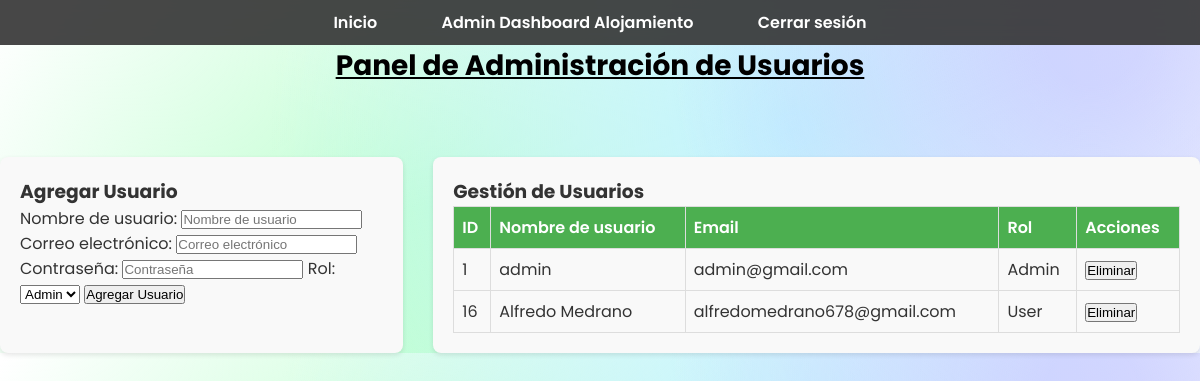
Page /dashboard/admin_dashboard.php (signed in) on the committed database.
### tables this page shows
CREATE TABLE `users` (
  `id` int(11) NOT NULL,
  `username` varchar(50) NOT NULL,
  `password` varchar(255) NOT NULL,
  `email` varchar(100) NOT NULL,
  `avatar` varchar(255) DEFAULT NULL,
  `role` enum('admin','user') DEFAULT 'user',
  `created_at` timestamp NOT NULL DEFAULT current_timestamp()
);

### dashboard/admin_dashboard.php (the view, shortened to what this page needs)
<?php
require '../db.php';
$users = $pdo->query("SELECT * FROM users")->fetchAll(PDO::FETCH_ASSOC);
?>
<!DOCTYPE html>
<html lang="es">
<head>
    <link rel="stylesheet" href="../assets/css/dasboardUser.css">
</head>
<body>
    <div class="navbar">
        <a href="../index.php">Inicio</a>
        <a href="adminDashboardAlojamientos.php">Admin Dashboard Alojamiento</a>
        <a href="../auth/logout.php">Cerrar sesión</a>
    </div>
    <h1>Panel de Administración de Usuarios</h1>
    <div class="container">
        <div class="left">
            <h3>Agregar Usuario</h3>
            <form method="post" action="../alojamientos/add.php">
                <label for="username">Nombre de usuario:</label>
                <input type="text" id="username" name="username" required placeholder="Nombre de usuario">
                <label for="email">Correo electrónico:</label>
                <input type="email" id="email" name="email" required placeholder="Correo electrónico">
                <label for="password">Contraseña:</label>
                <input type="password" id="password" name="password" required placeholder="Contraseña">
                <label for="role">Rol:</label>
                <select id="role" name="role">
                    <option value="admin">Admin</option>
                </select>
                <button type="submit" name="add_user">Agregar Usuario</button>
            </form>
        </div>
        <div class="right">
            <h3>Gestión de Usuarios</h3>
            <table>
                <thead>
                    <tr>
                        <th>ID</th>
                        <th>Nombre de usuario</th>
                        <th>Email</th>
                        <th>Rol</th>
                        <th>Acciones</th>
                    </tr>
                </thead>
                <tbody>
                    <?php foreach ($users as $user): ?>
                        <tr>
                            <td><?= $user['id'] ?></td>
                            <td><?= $user['username'] ?></td>
                            <td><?= $user['email'] ?></td>
                            <td><?= ucfirst($user['role']) ?></td>
                            <td>
                                <form method="post" action="adminDashboard.php" style="display:inline;">
                                    <button type="submit" name="delete_user">Eliminar</button>
                                </form>
                            </td>
                        </tr>
                    <?php endforeach; ?>
                </tbody>
            </table>
        </div>
    </div>
</body>
</html>

### assets/css/dasboardUser.css (style rules this page uses)
* { margin: 0; padding: 0; box-sizing: border-box; }
body { font-family: 'Poppins', Arial, sans-serif; background-color: hsla(0, 0%, 100%, 1); background-image: radial-gradient(circle at 91% 11%, hsla(241.99999999999997, 100%, 88%, 0.66) 4.03%, transparent 37.22%), radial-gradient(circle at 66% 37%, hsla(191.91, 100%, 88%, 1) 0%, transparent 63.33%), radial-gradient(circle at 36% 87%, hsla(136.32, 100%, 88%, 1) 12.10%, transparent 63.33%); background-blend-mode: normal, normal, normal; color: #333; }
.navbar { background-color: rgba(51, 51, 51, 0.9); padding: 10px; text-align: center; -webkit-backdrop-filter: blur(8px); backdrop-filter: blur(8px); }
.navbar a { color: white; text-decoration: none; padding: 10px 20px; margin: 0 10px; font-weight: 600; }
.container { display: flex; gap: 30px; margin-top: 70px; }
h1 { text-align: center; font-size: 28px; margin-bottom: 20px; color: #000000; text-decoration: underline; font-weight: 700; }
.left { flex: 4; background-color: #f9f9f9; padding: 20px; border-radius: 8px; box-shadow: 0 2px 5px rgba(0, 0, 0, 0.1); }
.right { flex: 8; background-color: #f9f9f9; padding: 20px; border-radius: 8px; box-shadow: 0 2px 5px rgba(0, 0, 0, 0.1); }
table { width: 100%; border-collapse: collapse; font-family: 'Poppins', Arial, sans-serif; }
table, th, td { border: 1px solid #ddd; }
th, td { padding: 8px; text-align: left; }
th { background-color: #4CAF50; color: white; font-weight: 600; }

### rows in the picture
users: id "1", username "admin", email "admin@gmail.com", role "Admin"
users: id "16", username "Alfredo Medrano", email "alfredomedrano678@gmail.com", role "User"
